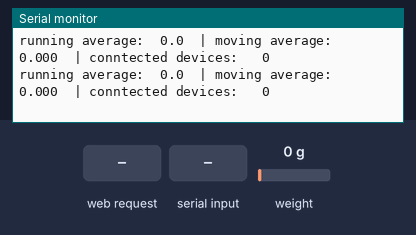
This sketch was run on a simulated ESP8266 (NodeMCU). On the bench: the last lines printed to the serial monitor. The test bench sets the inputs (shaded band); at power-on: weight on the scale 0 g. WiFi joins after 1.5 s; servers stay silent unless stated.

Above: at 4.2 s.
4.3 s: HTTP request GET / received
At 4.52 s:
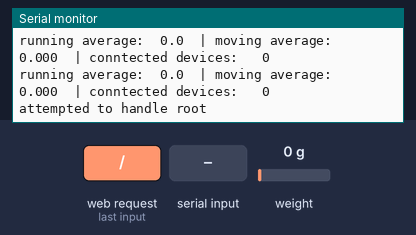
5.8 s: "c90\n" received over Serial
At 8.5 s:
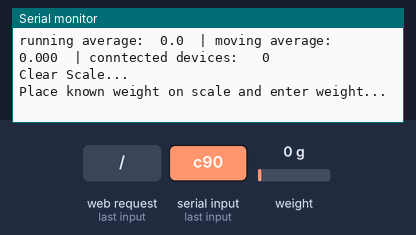

Measured:
- after the input at 4.3 s, the serial monitor: prints a new line at once (image 1)
- after the input at 5.8 s, the serial monitor: prints a new line after 1.0 s (image 2)

The sketch:

HX711_scale_demo.ino
```cpp
#include <LiquidCrystal.h>
#include <ESP8266WiFi.h>
#include <WiFiClient.h>
#include <ESP8266WebServer.h>
#include <ESP8266mDNS.h>
#include <DNSServer.h>
#include <fs.h>
#include "rootpage.h"
#include "bootstrap.h"


/**
 *
 * HX711 Snow Weight example file
 *
 *
 *
 *
**/
#include "HX711.h"


// HX711 circuit wiring
const int LOADCELL_DOUT_PIN = D2;
const int LOADCELL_SCK_PIN = D3;

const char* ssid     = "RoofScale";
const char* password = "123456789";
IPAddress IP(192,168,002,001);
IPAddress GW(192,168,002,001);

IPAddress MASK(255,255,255,000);

HX711 scale;
ESP8266WebServer server(80);
DNSServer dnsServer;

const byte DNS_PORT = 53;

int printTime = 500;
long elapsedTime = 0;
float accumulator = 0;
float alpha = .3;
float average = 0;
float number = 0;
float n = 10;
float w = 0;
float error = 1;

void handleWeight(){
  Serial.println("attempted to handle weight");
  server.send(200, "text/plain",String(average));
//    server.send(200, "text/html", "<h1>You are connected to weight</h1>");
}
void handleRoot(){
  String s = MAIN_page;
  server.send(200,"text/html",s);
  Serial.println("attempted to handle root");
//  server.send(200, "text/html", "<h1>You are connected to main</h1>");
}

void handleTare(){
  scale.tare();
  server.send(200, "text/plain","Scale zeroed");
}
void handleCSS(){
  String s = simple_css;
  Serial.println("attempted to send css");
  Serial.println(s);

  server.send(200, "text/css",s);
//    server.send(200, "text/css", "You are downloading css");
}

void setup() {
  Serial.begin(115200);
  Serial.println("");
  Serial.setDebugOutput(true);
//  WiFi.disconnect();


//  WiFi.begin("heatmor-secure","9XwZetTxcE3e");
//  // Wait for connection
//  while (WiFi.status() != WL_CONNECTED) {
//    delay(500);
//    Serial.print(".");
//  }

  Serial.println("");

  Serial.print("Setting soft-AP configuration ... ");
  Serial.println(WiFi.softAPConfig(IP, GW, MASK)? "Ready" : "Failed!");

  Serial.print("Setting soft-AP ... ");
  Serial.println(WiFi.softAP(ssid, password)? "Ready" : "Failed!");
  delay(2000);

  dnsServer.setErrorReplyCode(DNSReplyCode::NoError);
  dnsServer.start(DNS_PORT, "*", IP);

  Serial.println(WiFi.softAPIP());
  Serial.println(WiFi.localIP());
  if (MDNS.begin("scale")) {              // Start the mDNS responder for scale.local
  Serial.println("mDNS responder started");
  } else {
  Serial.println("Error setting up MDNS responder!");
  }

  server.on("/",HTTP_GET, handleRoot);
  server.on("/getWeight", HTTP_GET, handleWeight);
  server.on("/tare", HTTP_GET, handleTare);
  //server.on("/bootstrap.css",handleCSS);

    // replay to all requests with same HTML
  server.onNotFound([]() {
    server.send(200, "text/html", MAIN_page);
  });
  server.begin();

  Serial.println("");
  Serial.println("Initializing the scale");

  // Initialize library
  scale.begin(LOADCELL_DOUT_PIN, LOADCELL_SCK_PIN);
  Serial.println("scale initalized");
  // Set round scale with plexiglas top to weigh grams
  scale.set_scale(371.f); // 1 gram
  Serial.println("scale set to 1 gram");
  //  1g = 0.00220462 lb
  //scale.set_scale(165168.f);
  //  1g = 0.035274 oz
  //scale.set_scale(10518.f);


  scale.tare();				        // reset the scale to 0
}


void loop() {
  dnsServer.processNextRequest();
  server.handleClient();

  // simple moving average
  w = scale.get_units();
  error = (abs(w-average)*.4);
  if(error<1)
    error=1;
  if(error>2)
    error=2;
  average -= average/(n);
  average += (w/n);

  //weighted moving average
  float alpha = .1;
  accumulator = (alpha * w)+(1-alpha)*accumulator;


  if(elapsedTime < millis()){

//    Serial.print("one reading:\t");
//    Serial.print(scale.get_units(), 1);
//    float number = scale.get_units(20);
    Serial.print("running average:\t");
    Serial.print(average, 1);
    Serial.print("\t| moving average:\t");
    Serial.print(accumulator, 3);
//    Serial.print("\t| get_value:\t");
//    Serial.print(scale.get_units(20));
//    Serial.print("\t| read_average:\t");
//    Serial.println(scale.read_average(20));
    Serial.print("\t| conntected devices: \t");
    Serial.print(WiFi.softAPgetStationNum());
    Serial.println("");
    elapsedTime=millis()+printTime;

  }

  if (Serial.available()>0){
    int incomingByte = Serial.read();
    if(char(incomingByte)=='t');
      scale.tare();
      average = 0;
    if (char(incomingByte == 'c')){
      while(Serial.available()>0){
        char t = Serial.read();
      }
      Serial.println("Clear Scale...");
//      delay(500);
      scale.tare();
      Serial.println("Place known weight on scale and enter weight...");
      float weight = 10;
      while(Serial.available()>0){
        char t = Serial.read();
        Serial.print("data found: ");
        Serial.println(t);
      }

      Serial.setTimeout(15000);
      weight = Serial.parseFloat();
      Serial.println(weight);
      scale.set_scale(scale.get_value(20)/weight);

      Serial.println("Clear Scale...");
      delay(5000);
      scale.tare();

    }

  }
  //scale.power_down();			        // put the ADC in sleep mode


}
```

rootpage.h
```cpp
const char MAIN_page[] PROGMEM = R"=====(
<!DOCTYPE html>
<html>
<head>
<link rel="stylesheet" type="text/css" href="/bootstrap.css">
<head>
<body>

<div id="demo">
<h1>Roof Snow Weight</h1>

<div>
  <h2>Weight : <span id="scaleValue">0</span> grams</h2><br>
</div>

<div>
<button type="button" onclick="TareScale()">Tare Scale</button>
<span id="tareReply"></span>
</div>
<script>

var myvar = setInterval(getData, 2000); //2000mSeconds update rate

function getData() {
  var xhttp = new XMLHttpRequest();
  xhttp.onreadystatechange = function() {
    if (this.readyState == 4 && this.status == 200) {
      document.getElementById("scaleValue").innerHTML =
      this.responseText;
    }
  };
  xhttp.open("GET", "/getWeight", true);
  xhttp.send();
}

function TareScale(){
  var xhttp = new XMLHttpRequest();
  xhttp.onreadystatechange = function() {
    if (this.readyState == 4 && this.status == 200) {
      //document.getElementById("tareReply").innerHTML = this.responseText;
      alert(this.responseText);
    }
  };
  xhttp.open("get", "/tare", true);
  xhttp.send();
}
</script>
<br><br><a href="http://warroadlegoleague.weebly.com/">Go Warroad FLL</a>
</body>
</html>
)=====";
```

Source omitted: bootstrap.h (156542 bytes)
